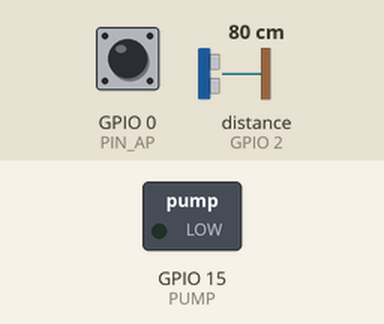
Simulated run of this sketch. Board: ESP8266 (NodeMCU). Shown: switched loads named in the sketch (green lamp = pin HIGH). Inputs (shaded band) come from the test bench; at power-on: distance to the obstacle (sensor on GPIO 2) 80 cm, GPIO 0 (PIN_AP) HIGH. The echo pulse lasts 58.3 µs per cm; WiFi joins after 1.5 s; servers stay silent unless stated; no radio packets arrive unless stated; no MQTT or app messages arrive unless stated; pins used as bus, display or sensor lines are not drawn; what the sketch prints to the serial monitor is not drawn.

Above: at 2.7 s.
2.8 s: distance to the obstacle (sensor on GPIO 2) set to 12 cm
6.5 s: distance to the obstacle (sensor on GPIO 2) set to 9 cm
9.5 s: distance to the obstacle (sensor on GPIO 2) set to 5 cm
11.2 s: distance to the obstacle (sensor on GPIO 2) set to 2 cm
At 15.3 s:
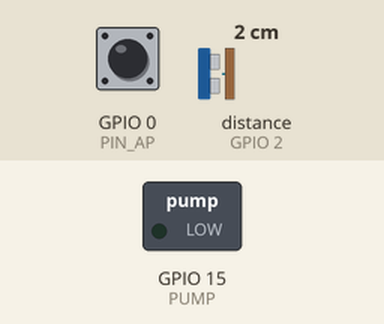
16.5 s: distance to the obstacle (sensor on GPIO 2) set to 18 cm
At 20.7 s:
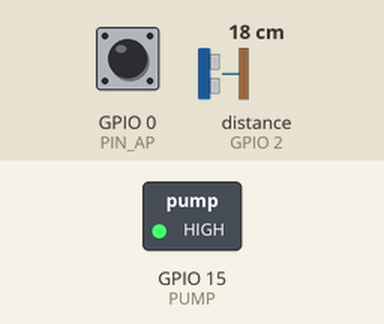
Timing chart, 0 to 22.2 s (numbered marks = the images above; inputs shaded):
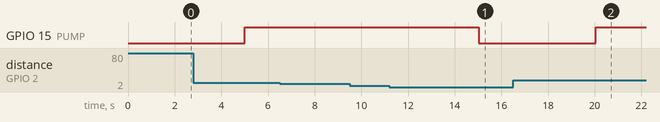

The sketch:

Gate.ino
```cpp
#include <RF24.h>
#include <RF24_config.h>
#include <nRF24L01.h>
#include <printf.h>

#include <ESP8266WiFi.h> //https://github.com/esp8266/Arduino
#include <DNSServer.h>
#include <ESP8266WebServer.h>
#include <WiFiManager.h> //https://github.com/tzapu/WiFiManager
#include <PubSubClient.h>
#include "Model.h"
#include <WiFiClientSecure.h>

#include <SPI.h>
#include <nRF24L01.h>
#include <RF24.h>

// --- NRF24 ---
#define CE_PIN 4  // GPIO4
#define CSN_PIN 5 // GPIO5

RF24 radio(CE_PIN, CSN_PIN);                       // CE=D2, CSN=D1
const byte ADDR_UP[5] = {'N', 'O', 'D', 'E', '1'}; // STM -> ESP
const byte ADDR_DN[5] = {'G', 'A', 'T', 'E', '1'}; // ESP -> STM

#define LED 2
#define PIN_AP 0

#define PUMP 15
#define TRIG_PIN 16
#define ECHO_PIN 2
#define TIME_OUT 5000

const char *ID = "GateWay";
const char *PUB_TOPIC = "subscribe/sensor"; // Gửi dữ liệu cảm biến
const char *SUB_TOPIC = "publish";          // Flutter gửi lệnh xuống
const char *BROKER = "18043847e2864c2caba0ff6f607cbb8f.s1.eu.hivemq.cloud";
const int PORT = 8883;
const char *MQTT_USER = "smartiot";
const char *MQTT_PASS = "Abc112233";

String inputString;
bool stringComplete = false;

Garden garden0 = Garden(0, 0, 0, 0, 0, 0, 0);
Gate gate = Gate(0, 0, 0);

volatile bool hasPendingCmd = false;
byte pendingCmd[4] = {0, 0, 0, 0};

float docao = 0.0f;
int pump;

bool mqttCommandPending = false;

WiFiClientSecure espClient;
PubSubClient client(espClient);

// ====== Khai báo ======
void wifiSetup();
void callback(char *topic, byte *payload, unsigned int length);
void connectMQTT();
void reconnect();
void resetWifi();

void Xulychuoi_node(String node_data);
float getDistance();
void DocKhoangCach();

void XuLyCheDoGate(); // đọc gate.getCheDo(): "0" auto, "1" manual
void setPumpAuto();
void setPumpManual();

void XuLyChuoiMQTT(String msg);
String JsonGarden0();
void sendMQTT();
void sendData();

void setup()
{
  Serial.begin(115200);
  pinMode(PIN_AP, INPUT_PULLUP);
  pinMode(LED, OUTPUT);

  if (digitalRead(PIN_AP) == LOW)
  {
    WiFiManager wm;
    wm.resetSettings();
    Serial.println(" WiFi credentials cleared!");
  }

  wifiSetup();
  NRFSetup();

  pinMode(PUMP, OUTPUT);
  pinMode(TRIG_PIN, OUTPUT);
  pinMode(ECHO_PIN, INPUT);
  digitalWrite(PUMP, LOW);
}

void NRFSetup()
{
  Serial.println("Khoi dong nRF24...");
  if (!radio.begin())
  {
    Serial.println("Khong tim thay module nRF24!");
    while (1)
      ;
  }

  radio.setAutoAck(false);
  radio.setRetries(10, 15);        // 5 * 250us, 15 lần
  radio.setCRCLength(RF24_CRC_8);  // CRC 8-bit
  radio.setChannel(40);            // kênh 40
  radio.setDataRate(RF24_250KBPS); // 250 kbps
  radio.setPALevel(RF24_PA_LOW);
  radio.enableDynamicPayloads();   // BẬT DPL để nhận chuỗi biến độ dài

  // ESP NHẬN uplink từ STM trên ADDR_UP (pipe 0)
  radio.openReadingPipe(0, ADDR_UP);
  // ESP GỬI downlink cho STM trên ADDR_DN
  radio.openWritingPipe(ADDR_DN);

  radio.startListening(); // mặc định ở RX
  radio.printDetails();
  Serial.println("Dang cho du lieu...");
}

void loop()
{
  connectMQTT();
  sendData();
}

void wifiSetup()
{
  WiFiManager wifiManager;
  // wifiManager.resetSettings();
  wifiManager.autoConnect("ESP8266config");
  Serial.println("WiFi Connected");
  Serial.print(wifiManager.getWiFiSSID(true));
  Serial.print(" --- ");
  Serial.println(wifiManager.getWiFiPass(true));

  espClient.setInsecure();
  client.setServer(BROKER, PORT);
  client.setCallback(callback);
}

void callback(char *topic, byte *payload, unsigned int length)
{
  String response;
  response.reserve(length);
  for (unsigned int i = 0; i < length; i++)
    response += (char)payload[i];

  Serial.print("Topic: ");
  Serial.println(topic);
  Serial.println("Payload: " + response);

  XuLyChuoiMQTT(response);

  // Kiểm tra nếu là gói điều khiển Gate (I..J hoặc J..K) → KHÔNG gửi xuống STM
  bool isGateCmd = (response.indexOf("I") >= 0 && response.indexOf("J") >= 0) ||
                   (response.indexOf("J") >= 0 && response.indexOf("K") >= 0);

  if (!isGateCmd)
  {
    // Tạo pendingCmd để gửi xuống STM (chỉ khi không phải gói Gate)
    pendingCmd[0] = (byte)garden0.getPump();
    pendingCmd[1] = (byte)garden0.getFan();
    pendingCmd[2] = (byte)garden0.getLight();
    pendingCmd[3] = (byte)garden0.getMode();
    hasPendingCmd = true;

    // Phản hồi control để app cập nhật UI
    if (response.indexOf("A") >= 0 && response.indexOf("B") >= 0)
      sendControlMQTT("light", garden0.getLight());
    if (response.indexOf("B") >= 0 && response.indexOf("C") >= 0)
      sendControlMQTT("fan", garden0.getFan());
    if (response.indexOf("C") >= 0 && response.indexOf("D") >= 0)
      sendControlMQTT("pump", garden0.getPump());
    if (response.indexOf("D") >= 0 && response.indexOf("E") >= 0)
      sendControlMQTT("mode", garden0.getMode());

    Serial.printf("Queued CMD -> P=%d F=%d L=%d M=%d\n",
                  pendingCmd[0], pendingCmd[1], pendingCmd[2], pendingCmd[3]);
  }
  else
  {
    Serial.println(" (I..J or J..K) package are skiped!!");
  }
}

void connectMQTT()
{
  if (WiFi.status() != WL_CONNECTED)
  {
    Serial.println("WiFi lost, reconnecting...");
    WiFi.reconnect();
    delay(500);
    return;
  }

  if (!client.connected())
  {
    reconnect();
  }

  client.loop();
}

void reconnect()
{
  while (!client.connected())
  {
    Serial.println("Connecting to MQTT Broker... ");
    if (client.connect(ID, MQTT_USER, MQTT_PASS))
    {
      Serial.println("✅: Connected!");
      client.subscribe(SUB_TOPIC);
      Serial.print("📡 Subscribed to: ");
      Serial.println(SUB_TOPIC);
      Serial.println();
    }
    else
    {
      Serial.print("Failed, state=");
      Serial.println(client.state());
      delay(2000);
    }
  }
}

void resetWifi()
{
  WiFiManager wifiManager;
  if (digitalRead(PIN_AP) == LOW)
  {
    Serial.println("RESET ESP");
    if (!wifiManager.startConfigPortal("ESP32configue"))
    {
      Serial.println("STA MODE");
      wifiManager.resetSettings();
      delay(2000);
      ESP.restart();
    }
  }
}

float getDistance()
{
  long duration;
  float distanceCm;
  digitalWrite(TRIG_PIN, LOW);
  delayMicroseconds(2);
  digitalWrite(TRIG_PIN, HIGH);
  delayMicroseconds(10);
  digitalWrite(TRIG_PIN, LOW);
  duration = pulseIn(ECHO_PIN, HIGH, TIME_OUT);
  if (duration == 0)
    return -1;                  // timeout
  return duration / 29.1 / 2.0; // cm
}

void DocKhoangCach()
{
  static unsigned long lastRead = 0;
  if (millis() - lastRead < 3000)
    return;
  lastRead = millis();

  float distance = getDistance(); // khoảng cách từ cảm biến tới mặt nước (cm)
  if (distance <= 0)
  {
    Serial.println("Echo timeout!");
  }
  else
  {
    // Tính mực nước (độ cao nước trong bồn)
    float offset = 2.2; // diem dead cua cam bien ~< 2.5 cm
    float mucNuoc = 11.0 - distance + offset;
    if (mucNuoc > 11.0)
      mucNuoc = 11.0;
    if (mucNuoc < 0)
      mucNuoc = 0; // tránh âm nếu sensor nhiễu
    gate.setDoCao(mucNuoc);

    Serial.print("Muc nuoc (doCao): ");
    Serial.print(mucNuoc, 2);
    Serial.println(" cm");
  }
}

// ===================================================
//   Hàm xử lý chế độ Gate qua MQTT: I1J = manual, I0J = auto
// ===================================================
void XuLyCheDoGate()
{
  static bool lastMode = -1;
  int currentMode = gate.getCheDo(); // 0 = AUTO, 1 = MANUAL

  // Nếu chế độ thay đổi
  if (currentMode != lastMode)
  {
    if (currentMode == 1)
    {
      Serial.println("Gate: chuyển sang chế độ MANUAL");
    }
    else
    {
      Serial.println("Gate: chuyển sang chế độ AUTO");
    }
    lastMode = currentMode;
  }

  // Vẫn thực thi logic điều khiển như trước
  if (currentMode == 1)
  {
    setPumpManual();
  }
  else
  {
    setPumpAuto();
  }
}

void setPumpAuto()
{
  if (gate.getDoCao() >= 10.0f)
  {
    digitalWrite(PUMP, LOW); // tắt bơm khi bồn đầy
    gate.setMayBom("0");     // cập nhật trạng thái vào Gate
  }
  else if (gate.getDoCao() <= 3.0f)
  {
    digitalWrite(PUMP, HIGH); // bật bơm khi bồn cạn
    gate.setMayBom("1");
  }
}

void setPumpManual()
{
  // Bảo vệ: nếu mực nước quá cao, luôn tắt bơm
  if (gate.getDoCao() >= 10.0f)
  {
    digitalWrite(PUMP, LOW);
    gate.setMayBom("0");
    return;
  }

  // Đọc trạng thái điều khiển thủ công từ MQTT
  bool manualState = gate.getMayBom(); // true = bật, false = tắt
  digitalWrite(PUMP, manualState ? HIGH : LOW);
}

void XuLyChuoiMQTT(String msg)
{
  int idxA = msg.indexOf("A");
  int idxB = msg.indexOf("B");
  int idxC = msg.indexOf("C");
  int idxD = msg.indexOf("D");
  int idxE = msg.indexOf("E");
  int idxI = msg.indexOf("I");
  int idxJ = msg.indexOf("J");
  int idxK = msg.indexOf("K");

  if (idxA >= 0 && idxA + 1 < msg.length())
    garden0.setLight(String(msg[idxA + 1]));

  if (idxB >= 0 && idxB + 1 < msg.length())
    garden0.setFan(String(msg[idxB + 1]));

  if (idxC >= 0 && idxC + 1 < msg.length())
    garden0.setPump(String(msg[idxC + 1]));

  if (idxD >= 0 && idxD + 1 < msg.length())
    garden0.setMode(String(msg[idxD + 1]));

  if (idxI >= 0 && idxI + 1 < msg.length())
    gate.setCheDo(String(msg[idxI + 1]));

  if (idxJ >= 0 && idxJ + 1 < msg.length())
    gate.setMayBom(String(msg[idxJ + 1]));

  Serial.println("---Garden 0---");
  garden0.hienthi();
  gate.hienthi();
}

// ===================================================
// 2. NHAN DU LIEU CAM BIEN TU NODE (RX)
// ===================================================
void ReadNRF_RX()
{
  static unsigned long lastUplinkMs = 0;

  // 1) Đọc hết uplink (có thể có nhiều gói back-to-back)
  while (radio.available())
  {
    uint8_t len = radio.getDynamicPayloadSize();
    if (len == 0 || len > 31)
    { // gói lỗi -> xả và tiếp
      radio.flush_rx();
      continue;
    }

    char buffer[32] = {0}; // zero-init để có '\0'
    radio.read(buffer, len);

    if (buffer[0] != '<')
    {
      continue;
    }

    // Đảm bảo null-terminate theo đúng độ dài
    uint8_t n = (len < 31) ? len : 31;
    buffer[n] = '\0';

    // Parse "<T H S>"
    const char *p1 = strchr(buffer, '<');
    const char *p2 = strchr(buffer, '>');
    if (!p1 || !p2 || p2 <= p1)
    {
      continue;
    }

    float t = 0, h = 0, s = 0;
    if (sscanf(p1 + 1, "%f %f %f", &t, &h, &s) == 3)
    {
      garden0.setNhietDo(t);
      garden0.setDoAm(h);
      garden0.setDoAmDat(s);
      Serial.printf("[STM -> GATE]Node data: T=%.1f | H=%.1f | Soil=%.1f\n", t, h, s);

      // ĐÁNH DẤU THỜI ĐIỂM VỪA NHẬN UPLINK
      lastUplinkMs = millis();
    }
  }

  // Nếu có lệnh chờ và vẫn còn trong "cửa sổ" RX của STM -> bắn ngay
  unsigned long now = millis();
  if (hasPendingCmd && (now - lastUplinkMs) <= 180 && (now - lastUplinkMs) >= 3)
  {
    delay(10); // cho STM chuyển hẳn sang RX
    radio.stopListening();
    delayMicroseconds(150);

    bool ok = false;
    for (uint8_t i = 0; i < 5; ++i)
    {                                  // burst 5 phát cho chắc
      ok = radio.write(pendingCmd, 4); // 4 byte: pump, fan, light, mode
      Serial.printf("[TX-after-uplink %u/5] P=%u F=%u L=%u M=%u (dt=%lums)\n",
                    (unsigned)i + 1, pendingCmd[0], pendingCmd[1], pendingCmd[2], pendingCmd[3],
                    millis() - lastUplinkMs);
      delay(12);
    }

    delayMicroseconds(150);
    radio.startListening();
    Serial.println(ok ? "[TX CMD] OK" : "[TX CMD] FAIL");
    hasPendingCmd = false;
  }
}

// -------------------------------------------------------
// Đóng gói dữ liệu cảm biến + trạng thái thành chuỗi JSON
// -------------------------------------------------------
String JsonGarden0()
{
  String json = "{";
  json += "\"nhietdo\": " + String(garden0.getNhietDo()) + ",";
  json += "\"doam\": " + String(garden0.getDoAm()) + ",";
  json += "\"doamdat\": " + String(garden0.getDoAmDat()) + ",";
  json += "\"light\": " + String(garden0.getLight()) + ",";
  json += "\"fan\": " + String(garden0.getFan()) + ",";
  json += "\"pump\": " + String(garden0.getPump()) + ",";
  json += "\"mode\": " + String(garden0.getMode()) + ",";
  json += "\"chedo\": " + String(gate.getCheDo()) + ",";
  json += "\"maybom\": " + String(gate.getMayBom()) + ",";
  json += "\"docao\": " + String(gate.getDoCao());
  json += "}";

  Serial.println("[ESP -> MQTT] JSON Sent: " + json);
  return json;
}

// Dong goi va gui len MQTT broker
void sendSensorMQTT()
{
  client.publish("subscribe/sensor", JsonGarden0().c_str());
}

void sendControlMQTT(const String &key, int value)
{
  String msg = "{ \"" + key + "\": " + String(value) + " }";
  client.publish("subscribe/control", msg.c_str());
}

void sendMQTT()
{
  client.publish(PUB_TOPIC, JsonGarden0().c_str());
}

void sendData()
{
  static unsigned long last = 0;
  ReadNRF_RX();

  if (millis() - last >= 5000)
  {
    sendSensorMQTT();
    DocKhoangCach();
    XuLyCheDoGate();
    last = millis();
  }
}
```

Model.h
```cpp
class Garden
{
private:
  float nhietdo;
  float doam;
  float doamdat;
  bool pump;
  bool fan;
  bool light;
  bool mode;
public:
  Garden(float nhietdo, float doam, float doamdat, bool pump, bool fan, bool light, bool mode){
    this->nhietdo = nhietdo;
    this->doam = doam;
    this->doamdat = doamdat;
    this->fan = fan;
    this->light = light;
    this->pump = pump;
    this->mode = mode;
  }

  void setNhietDo(float nhietdo){
    this->nhietdo = nhietdo;
  }

  void setDoAm(float doam){
    this->doam = doam;
  }

  void setDoAmDat(float doamdat){
    this->doamdat = doamdat;
  }

  void setFan(const String &fanString)   { fan   = fanString.equals("1"); }
  void setLight(const String &lightString){ light = lightString.equals("1"); }
  void setPump(const String &pumpString) { pump  = pumpString.equals("1"); }
  void setMode(const String &modeString) { mode  = modeString.equals("1"); }


  float getNhietDo(){
    return nhietdo;
  }

  float getDoAm(){
    return doam;
  }

  float getDoAmDat(){
    return doamdat;
  }

  bool getLight(){
    return light;
  }

  bool getPump(){
    return pump;
  }

  bool getFan(){
    return fan;
  }

  bool getMode(){
    return mode;
  }

  void hienthi(){
    Serial.print("   Mode: ");
    Serial.println(mode == 1?"Manual":"   Auto");
    Serial.print("   Nhiet do: ");
    Serial.println(nhietdo);
    Serial.print("   Do am: ");
    Serial.println(doam);
    Serial.print("   Do am dat: ");
    Serial.println(doamdat);
    Serial.print("   Pump:");
    Serial.println(pump);
    Serial.print("   Fan: ");
    Serial.println(fan);
    Serial.print("   Light: ");
    Serial.println(light);
  }
};

class  Gate
{
private:
  bool chedo;
  bool maybom;
  float docao;
public:
   Gate(bool chedo,bool maybom, float docao){
     this->chedo = chedo;
     this->maybom = maybom;
     this->docao = docao;
   };

   void setCheDo(String chedoString){
     if(chedoString == "1"){
       this->chedo = 1;
     }
     else{
       this->chedo = 0;
     }
   }

   void setMayBom(String maybomString){
     if(maybomString == "1"){
       this->maybom = 1;
     }
     else{
       this->maybom = 0;
     }
   }

   void setDoCao(float docao){
     this->docao = docao;
   }

   bool getCheDo(){
     return chedo;
   }

   bool getMayBom(){
     return maybom;
   }

   float getDoCao(){
     return docao;
   }

   void hienthi(){
     Serial.println("---Gate---");
     Serial.print("   Che do: ");
     Serial.println(chedo == 1? "   Manual":"   Auto");
     Serial.print("   May bom: ");
     Serial.println(maybom);
     Serial.print("   Do cao: ");
     Serial.println(docao);
     Serial.println("=================================");
   }
};
```

Measured:
- after the input at 6.5 s, every drawn part: stays the same
- after the input at 9.5 s, every drawn part: stays the same
- after the input at 11.2 s, GPIO 15 (PUMP): HIGH → LOW after 3.8 s
- after the input at 16.5 s, GPIO 15 (PUMP): LOW → HIGH after 3.5 s
